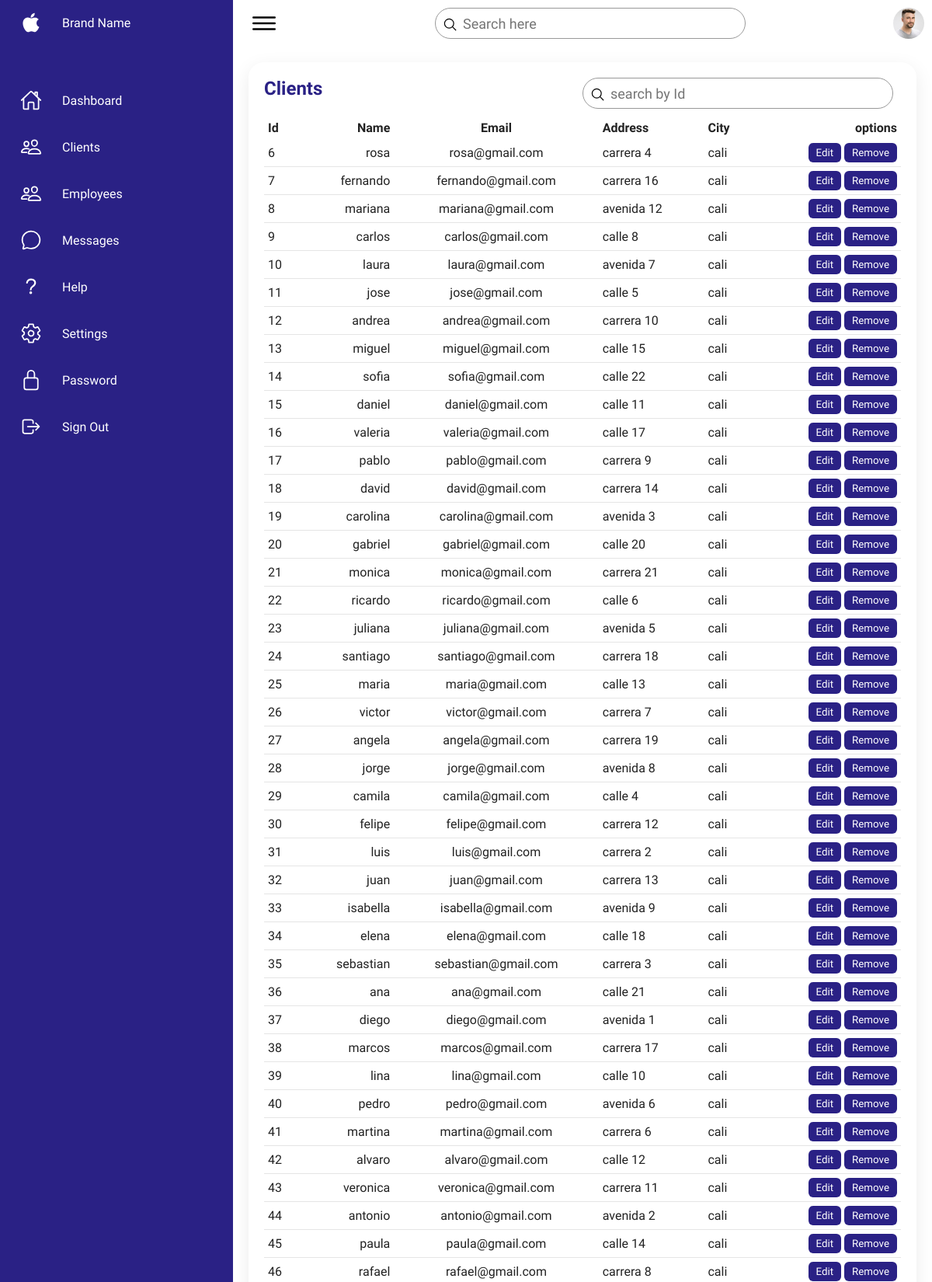
Screenshot of /pages/Clients/Clients.php (upper part) with the database file from the repository.
### tables this page shows
CREATE TABLE `client` (
  `idClient` int(11) NOT NULL,
  `Name` varchar(25) NOT NULL,
  `Email` varchar(45) NOT NULL,
  `Address` varchar(45) DEFAULT NULL,
  `City_idCity` int(11) NOT NULL
);

CREATE TABLE `city` (
  `idCity` int(11) NOT NULL,
  `Name` varchar(45) NOT NULL
);

### pages/Clients/Clients.php (the view, shortened to what this page needs)
<?php
require_once('../../components/dashboardHtml.php');
?>
<div class="details">
  <div class="recentOrders">
    <div class="cardHeader">
      <h2>Clients</h2>
      <div class="search">
        <form method="post">
          <label>
            <input type="text" name="user" placeholder="search by Id">
            <ion-icon name="search-outline"></ion-icon>
          </label>
        </form>
      </div>
    </div>
    <?php
    require_once("../../includes/conexion.php");
    if (isset($_POST['user']) && is_numeric($_POST['user'])) {
      $stmt = $obj_conexion->prepare("select c2.Name as cityName, c.* from client c inner join city c2 ON c.City_idCity = c2.idCity where c.idClient = ?");
      $stmt->bind_param('i', $_POST['user']);
    } else {
      $stmt = $obj_conexion->prepare("select c2.Name as cityName, c.* from client c inner join city c2 ON c.City_idCity = c2.idCity");
    }
    $stmt->execute();
    $var_resultado = $stmt->get_result();
    if ($var_resultado->num_rows > 0) {
      echo "<table>";
      echo "<thead>";
      echo "<tr>";
      echo "<td>Id</td>";
      echo "<td>Name</td>";
      echo "<td>Email</td>";
      echo "<td>Address</td>";
      echo "<td>City</td>";
      echo "<td>options</td>";
      echo "</tr>";
      echo "</thead>";
      echo "<tbody>";
      while ($var_fila = $var_resultado->fetch_array()) {
        echo "<tr>";
        echo "<td>" . $var_fila["idClient"] . "</td>";
        echo "<td>" . $var_fila["Name"] . "</td>";
        echo "<td>" . $var_fila["Email"] . "</td>";
        echo "<td>" . $var_fila["Address"] . "</td>";
        echo "<td>" . $var_fila["cityName"] . "</td>";
        echo "<td>
        <form method='post' action='UpdateClient.php' style='display:inline;'>
            <input type='hidden' name='idClient' value='" . $var_fila["idClient"] . "' />
            <input class='btn' type='submit' value='Edit' />
        </form>
        <form method='post' action='RemoveClient.php' style='display:inline;'>
            <input type='hidden' name='idClient' value='" . $var_fila["idClient"] . "' />
            <input class='btn' type='submit' value='Remove' onclick=\"return confirm('¿Está seguro de que desea eliminar este registro?');\" />
        </form>
      </td>";
        echo "</tr>";
      }
      echo "</tbody>";
      echo "</table>";
    } else {
      echo "No hay Registros";
    }
    ?>
  </div>
</div>
<?php
require_once('../../components/finishedHtml.php');
?>

### components/dashboardHtml.php (shortened to what this page needs)
<!DOCTYPE html>
<html lang="en">
<head>
    <link rel="stylesheet" href="/Order_Management_System/assets/styles/dashboard.css">
</head>
<body>
    <div class="container">
        <div class="navigation">
            <ul>
                <li>
                    <a href="#">
                        <span class="icon">
                            <ion-icon name="logo-apple"></ion-icon>
                        </span>
                        <span class="title">Brand Name</span>
                    </a>
                </li>
                <li>
                    <a href="/Order_Management_System/pages/dashboard.php">
                        <span class="icon">
                            <ion-icon name="home-outline"></ion-icon>
                        </span>
                        <span class="title">Dashboard</span>
                    </a>
                </li>
                <li>
                    <a href="/Order_Management_System/pages/Clients/Clients.php">
                        <span class="icon">
                            <ion-icon name="people-outline"></ion-icon>
                        </span>
                        <span class="title">Clients</span>
                    </a>
                </li>
                <li>
                    <a href="/Order_Management_System/pages/Employees/Employees.php">
                        <span class="icon">
                            <ion-icon name="people-outline"></ion-icon>
                        </span>
                        <span class="title">Employees</span>
                    </a>
                </li>
                <li>
                    <a href="#">
                        <span class="icon">
                            <ion-icon name="chatbubble-outline"></ion-icon>
                        </span>
                        <span class="title">Messages</span>
                    </a>
                </li>
                <li>
                    <a href="#">
                        <span class="icon">
                            <ion-icon name="help-outline"></ion-icon>
                        </span>
                        <span class="title">Help</span>
                    </a>
                </li>
                <li>
                    <a href="#">
                        <span class="icon">
                            <ion-icon name="settings-outline"></ion-icon>
                        </span>
                        <span class="title">Settings</span>
                    </a>
                </li>
                <li>
                    <a href="#">
                        <span class="icon">
                            <ion-icon name="lock-closed-outline"></ion-icon>
                        </span>
                        <span class="title">Password</span>
                    </a>
                </li>
                <li>
                    <a href="/Order_Management_System/">
                        <span class="icon">
                            <ion-icon name="log-out-outline"></ion-icon>
                        </span>
                        <span class="title">Sign Out</span>
                    </a>
                </li>
            </ul>
        </div>
        <div class="main">
            <div class="topbar">
                <div class="toggle">
                    <ion-icon name="menu-outline"></ion-icon>
                </div>
                <div class="search">
                    <label>
                        <input type="text" placeholder="Search here">
                        <ion-icon name="search-outline"></ion-icon>
                    </label>
                </div>
                <div class="user">
                    <img src="/Order_Management_System/assets/imgs/customer01.jpg" alt="">
                </div>
            </div>

### components/finishedHtml.php (shortened to what this page needs)
</div>
</div>
</body>
</html>

### assets/styles/dashboard.css (style rules this page uses)
* { font-family: "Ubuntu", sans-serif; margin: 0; padding: 0; box-sizing: border-box; }
:root { --blue: #2a2185; --white: #fff; --gray: #f5f5f5; --black1: #222; --black2: #999; }
body { min-height: 100vh; overflow-x: hidden; }
.container { position: relative; width: 100%; }
.navigation { position: fixed; width: 300px; height: 100%; background: var(--blue); border-left: 10px solid var(--blue); transition: 0.5s; overflow: hidden; }
.navigation ul { position: absolute; top: 0; left: 0; width: 100%; }
.navigation ul li { position: relative; width: 100%; list-style: none; border-top-left-radius: 30px; border-bottom-left-radius: 30px; }
.navigation ul li:nth-child(1) { margin-bottom: 40px; pointer-events: none; }
.navigation ul li a { position: relative; display: block; width: 100%; display: flex; text-decoration: none; color: var(--white); }
.navigation ul li a .icon { position: relative; display: block; min-width: 60px; height: 60px; line-height: 75px; text-align: center; }
.navigation ul li a .icon ion-icon { font-size: 1.75rem; }
.navigation ul li a .title { position: relative; display: block; padding: 0 10px; height: 60px; line-height: 60px; text-align: start; white-space: nowrap; }
.main { position: absolute; width: calc(100% - 300px); left: 300px; min-height: 100vh; background: var(--white); transition: 0.5s; }
.topbar { width: 100%; height: 60px; display: flex; justify-content: space-between; align-items: center; padding: 0 10px; }
.toggle { position: relative; width: 60px; height: 60px; display: flex; justify-content: center; align-items: center; font-size: 2.5rem; cursor: pointer; }
.search { position: relative; width: 400px; margin: 0 10px; }
.search label { position: relative; width: 100%; }
.search label input { width: 100%; height: 40px; border-radius: 40px; padding: 5px 20px; padding-left: 35px; font-size: 18px; outline: none; border: 1px solid var(--black2); }
.search label ion-icon { position: absolute; top: 0; left: 10px; font-size: 1.2rem; }
.user { position: relative; width: 40px; height: 40px; border-radius: 50%; overflow: hidden; cursor: pointer; }
.user img { position: absolute; top: 0; left: 0; width: 100%; height: 100%; object-fit: cover; }
.details { position: relative; width: 100%; padding: 20px; display: grid; grid-gap: 30px; }
.details .recentOrders { position: relative; display: grid; min-height: 500px; background: var(--white); padding: 20px; box-shadow: 0 7px 25px rgba(0, 0, 0, 0.08); border-radius: 20px; }
.details .cardHeader { display: flex; justify-content: space-between; align-items: flex-start; }
.cardHeader h2 { font-weight: 600; color: var(--blue); }
.details table .btn { position: relative; padding: 5px 10px; background: var(--blue); text-decoration: none; color: var(--white); border-radius: 6px; border: none; cursor: pointer; transition: background 0.3s ease; }
.details table { width: 100%; border-collapse: collapse; margin-top: 10px; }
.details table thead td { font-weight: 600; }
.details .recentOrders table tr { color: var(--black1); border-bottom: 1px solid rgba(0, 0, 0, 0.1); }
.details .recentOrders table tr:last-child { border-bottom: none; }
.details .recentOrders table tr td { padding: 10px; }
.details .recentOrders table tr td:last-child { text-align: end; }
.details .recentOrders table tr td:nth-child(2) { text-align: end; }
.details .recentOrders table tr td:nth-child(3) { text-align: center; }
.details .recentOrders { min-height: auto; }
.details .recentOrders table { min-height: 100px; margin: 0 auto; margin-top: 10px; }
.details .recentOrders table tr td { padding: 5px; margin: 0; }

### rows the page displays
client: idClient "6", Name "rosa", Email "rosa@gmail.com", Address "carrera 4", City_idCity.Name "cali"
client: idClient "7", Name "fernando", Email "fernando@gmail.com", Address "carrera 16", City_idCity.Name "cali"
client: idClient "8", Name "mariana", Email "mariana@gmail.com", Address "avenida 12", City_idCity.Name "cali"
client: idClient "9", Name "carlos", Email "carlos@gmail.com", Address "calle 8", City_idCity.Name "cali"
client: idClient "10", Name "laura", Email "laura@gmail.com", Address "avenida 7", City_idCity.Name "cali"
client: idClient "11", Name "jose", Email "jose@gmail.com", Address "calle 5", City_idCity.Name "cali"
client: idClient "12", Name "andrea", Email "andrea@gmail.com", Address "carrera 10", City_idCity.Name "cali"
client: idClient "13", Name "miguel", Email "miguel@gmail.com", Address "calle 15", City_idCity.Name "cali"
client: idClient "14", Name "sofia", Email "sofia@gmail.com", Address "calle 22", City_idCity.Name "cali"
client: idClient "15", Name "daniel", Email "daniel@gmail.com", Address "calle 11", City_idCity.Name "cali"
client: idClient "16", Name "valeria", Email "valeria@gmail.com", Address "calle 17", City_idCity.Name "cali"
client: idClient "17", Name "pablo", Email "pablo@gmail.com", Address "carrera 9", City_idCity.Name "cali"
client: idClient "18", Name "david", Email "david@gmail.com", Address "carrera 14", City_idCity.Name "cali"
client: idClient "19", Name "carolina", Email "carolina@gmail.com", Address "avenida 3", City_idCity.Name "cali"
client: idClient "20", Name "gabriel", Email "gabriel@gmail.com", Address "calle 20", City_idCity.Name "cali"
client: idClient "21", Name "monica", Email "monica@gmail.com", Address "carrera 21", City_idCity.Name "cali"
client: idClient "22", Name "ricardo", Email "ricardo@gmail.com", Address "calle 6", City_idCity.Name "cali"
client: idClient "23", Name "juliana", Email "juliana@gmail.com", Address "avenida 5", City_idCity.Name "cali"
client: idClient "24", Name "santiago", Email "santiago@gmail.com", Address "carrera 18", City_idCity.Name "cali"
client: idClient "25", Name "maria", Email "maria@gmail.com", Address "calle 13", City_idCity.Name "cali"
client: idClient "26", Name "victor", Email "victor@gmail.com", Address "carrera 7", City_idCity.Name "cali"
client: idClient "27", Name "angela", Email "angela@gmail.com", Address "carrera 19", City_idCity.Name "cali"
client: idClient "28", Name "jorge", Email "jorge@gmail.com", Address "avenida 8", City_idCity.Name "cali"
client: idClient "29", Name "camila", Email "camila@gmail.com", Address "calle 4", City_idCity.Name "cali"
client: idClient "30", Name "felipe", Email "felipe@gmail.com", Address "carrera 12", City_idCity.Name "cali"
client: idClient "31", Name "luis", Email "luis@gmail.com", Address "carrera 2", City_idCity.Name "cali"
client: idClient "32", Name "juan", Email "juan@gmail.com", Address "carrera 13", City_idCity.Name "cali"
client: idClient "33", Name "isabella", Email "isabella@gmail.com", Address "avenida 9", City_idCity.Name "cali"
client: idClient "34", Name "elena", Email "elena@gmail.com", Address "calle 18", City_idCity.Name "cali"
client: idClient "35", Name "sebastian", Email "sebastian@gmail.com", Address "carrera 3", City_idCity.Name "cali"
client: idClient "36", Name "ana", Email "ana@gmail.com", Address "calle 21", City_idCity.Name "cali"
client: idClient "37", Name "diego", Email "diego@gmail.com", Address "avenida 1", City_idCity.Name "cali"
client: idClient "38", Name "marcos", Email "marcos@gmail.com", Address "carrera 17", City_idCity.Name "cali"
client: idClient "39", Name "lina", Email "lina@gmail.com", Address "calle 10", City_idCity.Name "cali"
client: idClient "40", Name "pedro", Email "pedro@gmail.com", Address "avenida 6", City_idCity.Name "cali"
client: idClient "41", Name "martina", Email "martina@gmail.com", Address "carrera 6", City_idCity.Name "cali"
client: idClient "42", Name "alvaro", Email "alvaro@gmail.com", Address "calle 12", City_idCity.Name "cali"
client: idClient "43", Name "veronica", Email "veronica@gmail.com", Address "carrera 11", City_idCity.Name "cali"
client: idClient "44", Name "antonio", Email "antonio@gmail.com", Address "avenida 2", City_idCity.Name "cali"
client: idClient "45", Name "paula", Email "paula@gmail.com", Address "calle 14", City_idCity.Name "cali"
client: idClient "46", Name "rafael", Email "rafael@gmail.com", Address "carrera 8", City_idCity.Name "cali"
